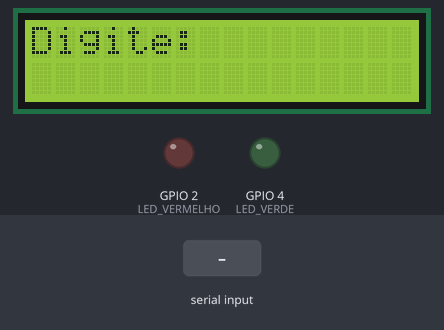
The sketch below on a simulated ESP32. Parts: 16×2 character LCD, output pins drawn as LEDs (lit = HIGH). The test bench sets the inputs (shaded band). WiFi joins after 1.5 s; servers stay silent unless stated; no MQTT or app messages arrive unless stated; what the sketch prints to the serial monitor is not drawn.

Above: at 5.3 s.
5.4 s: "A" received over the second serial link
At 6.5 s:
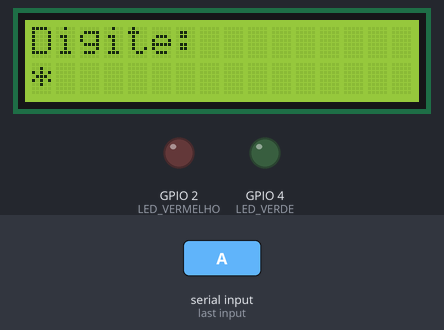
6.9 s: "B" received over the second serial link
At 7.6 s:
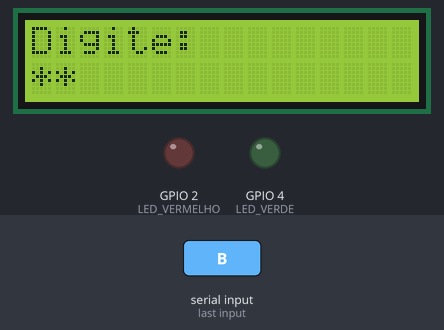
8.4 s: "C" received over the second serial link
At 8.9 s:
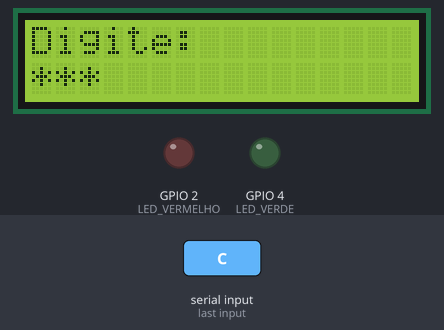
9.9 s: "D" received over the second serial link
At 10.7 s:
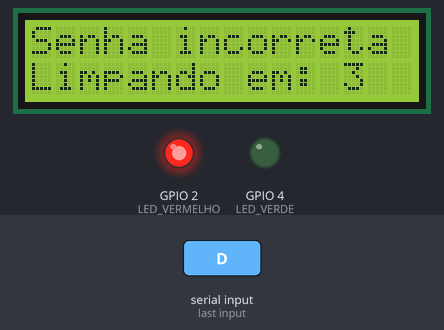
14.4 s: "#" received over the second serial link
At 15.7 s:
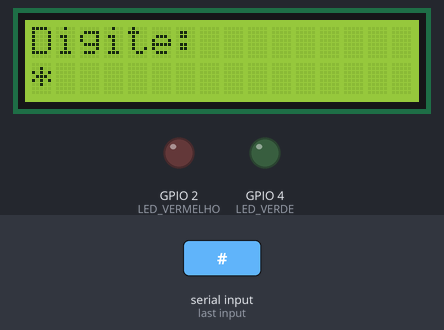
Timing chart, 0 to 16.9 s (numbered marks = the images above; inputs shaded):
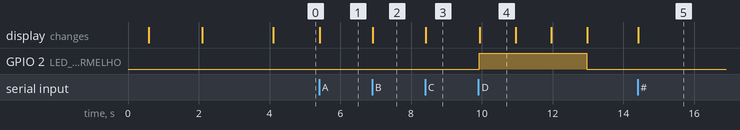

Measured:
- after the input at 5.4 s, the display: changes at once (image 1)
- after the input at 6.9 s, the display: changes at once (image 2)
- after the input at 8.4 s, the display: changes at once (image 3)
- after the input at 9.9 s, GPIO 2 (LED_VERMELHO): LOW → HIGH at once, → LOW 3.0 s later; the display: changes at once (image 4)
- after the input at 14.4 s, the display: changes at once (image 5)
- what the display in image 4 shows lasts 1.1 s, from 9.9 s to 11.0 s

The sketch:

esp_2.ino
```cpp
#include <Wire.h>
#include <LiquidCrystal_I2C.h>
#include <WiFi.h>
#include <PubSubClient.h>
#include <ArduinoJson.h>

// --- Configurações de Hardware ---
#define LED_VERDE 4
#define LED_VERMELHO 2

LiquidCrystal_I2C lcd(0x27, 16, 2);

// Configurações de Rede
const char* ssid = "iPhone";
const char* password = "12345678";
const char* mqtt_server = "broker.hivemq.com";

WiFiClient espClient;
PubSubClient client(espClient);

// Variáveis Globais
char senhaCorreta[5] = "1234";
bool ultimoResultadoAuth = false;
char digitosMascarados[5] = "    ";
uint8_t digitosDigitados = 0;

// Identificadores
QueueHandle_t filaDigitos;
SemaphoreHandle_t semaforoDisplay;
EventGroupHandle_t grupoEventosMQTT;

bool atualizarApenasDigitos = false;

#define BIT_AUTH_PROCESSADA (1 << 0)

void KeypadTask(void *pvParameters);
void AuthTask(void *pvParameters);
void DisplayTask(void *pvParameters);
void MQTTTask(void *pvParameters);


// Callback do MQTT: Recebe a nova senha em formato JSON

void mqttCallback(char* topic, byte* payload, unsigned int length) {
  if (strcmp(topic, "smartlock/config") == 0) {

    // Criamos um documento JSON dinâmico para analisar a mensagem recebida
    DynamicJsonDocument doc(256);
    DeserializationError error = deserializeJson(doc, payload, length);

    if (!error) {

      // Verifica se a chave "nova_senha" existe no JSON recebido
      if (doc.containsKey("nova_senha")) {
        const char* novaSenhaMqtt = doc["nova_senha"];

        if (strlen(novaSenhaMqtt) == 4) { // Valida se tem 4 dígitos
          strncpy(senhaCorreta, novaSenhaMqtt, 4);
          senhaCorreta[4] = '\0';
          Serial.print("Nova senha configurada via JSON: ");
          Serial.println(senhaCorreta);
        }
      }
    } else {
      Serial.print("Erro ao decodificar JSON recebido: ");
      Serial.println(error.c_str());
    }
  }
}

void setup() {
  Serial.begin(9600);
  delay(500); // Pequena pausa para estabilizar o Serial Monitor

  Serial.println("\n--- TESTE DE CONEXAO WI-FI ---");

  Serial2.begin(9600, SERIAL_8N1, 16, 17); // RX=16, TX=17

  pinMode(LED_VERDE, OUTPUT);
  pinMode(LED_VERMELHO, OUTPUT);
  digitalWrite(LED_VERDE, LOW);
  digitalWrite(LED_VERMELHO, LOW);

  lcd.init();
  lcd.backlight();
  lcd.clear();
  lcd.print("Conectando WiFi...");

  // Teste WIFI
  Serial.print("Tentando conectar a rede: ");
  Serial.println(ssid);

  WiFi.begin(ssid, password);

  // Fica em loop enquanto não conectar
  int tentativas = 0;
  while (WiFi.status() != WL_CONNECTED) {
    delay(500);
    Serial.print(".");
    tentativas++;

    // Se passar de 20 tentativas (10 segundos), avisa que falhou
    if (tentativas > 20) {
      Serial.println("\n[ERRO] Nao foi possivel conectar. Verifique o SSID/Senha.");
      lcd.clear();
      lcd.print("Erro no Wi-Fi!");
      break;
    }
  }

  // Se conectou com sucesso
  if (WiFi.status() == WL_CONNECTED) {
    Serial.println("\n[SUCESSO] Wi-Fi Conectado!");
    Serial.print("IP obtido: ");
    Serial.println(WiFi.localIP()); // Mostra o IP

    lcd.clear();
    lcd.print("WiFi: OK!");
    delay(2000); // Deixa a mensagem na tela por 2 segundos
  }

  lcd.clear();
  lcd.print("Digite:");

  // Inicialização dos Primitivos do FreeRTOS
  filaDigitos = xQueueCreate(10, sizeof(char));
  semaforoDisplay = xSemaphoreCreateBinary();
  grupoEventosMQTT = xEventGroupCreate();

  // Criação das Tarefas
  xTaskCreate(KeypadTask, "KeypadTask", 2048, NULL, 3, NULL);
  xTaskCreate(AuthTask, "AuthTask", 2048, NULL, 2, NULL);
  xTaskCreate(DisplayTask, "DisplayTask", 2048, NULL, 1, NULL);
  xTaskCreate(MQTTTask, "MQTTTask", 4096, NULL, 1, NULL);
}

void loop() {
  vTaskDelay(pdMS_TO_TICKS(1000));
}

void KeypadTask(void *pvParameters) {
  TickType_t xLastWakeTime = xTaskGetTickCount();
  const TickType_t xFrequency = pdMS_TO_TICKS(20);

  for (;;) {
    vTaskDelayUntil(&xLastWakeTime, xFrequency);
    while (Serial2.available() > 0) {
      char c = Serial2.read();
      if ((c >= '0' && c <= '9') || c == 'A' || c == 'B' || c == 'C' || c == 'D' || c == '*' || c == '#') {
        xQueueSend(filaDigitos, &c, 0);
      }
    }
  }
}

void AuthTask(void *pvParameters) {
  char senhaDigitada[5] = {0};
  char digitoRecebido;

  for (;;) {
    if (xQueueReceive(filaDigitos, &digitoRecebido, portMAX_DELAY) == pdTRUE) {

      if (digitoRecebido == '*') {
        digitosDigitados = 0;
        strcpy(digitosMascarados, "    ");
        atualizarApenasDigitos = true;
        xSemaphoreGive(semaforoDisplay);
        memset(senhaDigitada, 0, sizeof(senhaDigitada));
        continue;
      }

      if (digitosDigitados < 4) {
        senhaDigitada[digitosDigitados] = digitoRecebido;
        digitosMascarados[digitosDigitados] = '*';
        digitosDigitados++;
        digitosMascarados[digitosDigitados] = '\0';
        atualizarApenasDigitos = true;
        xSemaphoreGive(semaforoDisplay);
      }

      if (digitosDigitados == 4) {
        senhaDigitada[4] = '\0';

        if (strcmp(senhaDigitada, senhaCorreta) == 0) {
          ultimoResultadoAuth = true;
        } else {
          ultimoResultadoAuth = false;
        }

        atualizarApenasDigitos = false;
        xSemaphoreGive(semaforoDisplay);
        xEventGroupSetBits(grupoEventosMQTT, BIT_AUTH_PROCESSADA);

        digitosDigitados = 0;
        strcpy(digitosMascarados, "    ");
        memset(senhaDigitada, 0, sizeof(senhaDigitada));
      }
    }
  }
}

void DisplayTask(void *pvParameters) {
  for (;;) {
    if (xSemaphoreTake(semaforoDisplay, portMAX_DELAY) == pdTRUE) {
      if (atualizarApenasDigitos) {
        lcd.setCursor(0, 1);
        lcd.print("    ");
        lcd.setCursor(0, 1);
        lcd.print(digitosMascarados);
      }
      else {
        lcd.clear();
        if (ultimoResultadoAuth) {
          lcd.setCursor(0, 0);
          lcd.print("Acesso permitido");
          digitalWrite(LED_VERDE, HIGH);
        } else {
          lcd.setCursor(0, 0);
          lcd.print("Senha incorreta");
          digitalWrite(LED_VERMELHO, HIGH);
        }

        for (int i = 3; i > 0; i--) {
          lcd.setCursor(0, 1);
          lcd.print("Limpando em: ");
          lcd.print(i);
          vTaskDelay(pdMS_TO_TICKS(1000));
        }

        digitalWrite(LED_VERDE, LOW);
        digitalWrite(LED_VERMELHO, LOW);

        lcd.clear();
        lcd.setCursor(0, 0);
        lcd.print("Digite:");
      }
    }
  }
}

// MQTTTask Atualizada: Envia JSON para smartlock/eventos e smartlock/heartbeat
void MQTTTask(void *pvParameters) {
  WiFi.begin(ssid, password);
  client.setServer(mqtt_server, 1883);
  client.setCallback(mqttCallback);

  // Inicializa o temporizador para o Heartbeat
  unsigned long ultimoHeartbeat = 0;

  for (;;) {
    if (WiFi.status() != WL_CONNECTED) {
      vTaskDelay(pdMS_TO_TICKS(2000));
      continue;
    }
    if (!client.connected()) {
      if (client.connect("ESP32_SmartLock_Client")) {
        client.subscribe("smartlock/config");
      } else {
        vTaskDelay(pdMS_TO_TICKS(5000));
        continue;
      }
    }
    client.loop();

    //(smartlock/eventos)
    EventBits_t bits = xEventGroupWaitBits(grupoEventosMQTT, BIT_AUTH_PROCESSADA, pdTRUE, pdFALSE, pdMS_TO_TICKS(10));
    if ((bits & BIT_AUTH_PROCESSADA) != 0) {

      StaticJsonDocument<128> docEvento;

      if (ultimoResultadoAuth) {
        docEvento["status"] = "OK";
      } else {
        docEvento["status"] = "ERRO"; // Adapte se o seu backend exigir outra palavra
      }

      docEvento["ts"] = 1720000000;

      char bufferJson[128];
      serializeJson(docEvento, bufferJson);

      // Publica no tópico correto
      client.publish("smartlock/eventos", bufferJson);
    }

    //(smartlock/heartbeat) - A cada 30 segundos
    if (millis() - ultimoHeartbeat >= 30000) {
      ultimoHeartbeat = millis();

      StaticJsonDocument<128> docHeartbeat;
      // uptime_s calcula há quantos segundos o ESP32 está ligado
      docHeartbeat["uptime_s"] = millis() / 1000;

      char bufferHeartbeat[128];
      serializeJson(docHeartbeat, bufferHeartbeat);

      client.publish("smartlock/heartbeat", bufferHeartbeat);
    }

    vTaskDelay(pdMS_TO_TICKS(50));
  }
}
```
